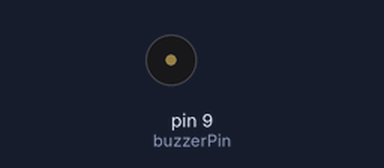
Simulated run of this sketch. Board: Arduino Uno, built with avr-gcc and run on an emulated ATmega328P. Parts: buzzer (waves = sounding).

Above: at 3.2 s.
Timing chart, 0 to 4.0 s (numbered marks = the images above):
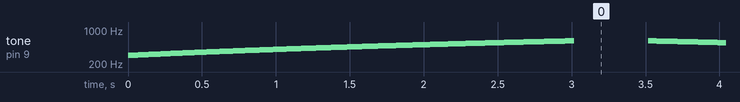

The sketch:

PeacefulSoundCode.ino
```cpp
int buzzerPin = 9;  // Pin connected to the active buzzer

void setup() {
  // Nothing to set up
}

void loop() {
  // Gradual tone change for a peaceful sound effect
  for (int freq = 300; freq <= 600; freq++) {   // Gradually increase frequency from 300Hz to 600Hz
    tone(buzzerPin, freq, 10);  // Play tone for 10ms
    delay(10);                  // Short delay for smooth transition
  }

  delay(500);  // Pause for a moment

  // Gradual decrease in frequency for peaceful descent
  for (int freq = 600; freq >= 300; freq--) {   // Gradually decrease frequency from 600Hz to 300Hz
    tone(buzzerPin, freq, 10);  // Play tone for 10ms
    delay(10);                  // Short delay for smooth transition
  }

  delay(500);  // Pause before repeating
}
```

Measured:
- by itself, tone on pin 9 (buzzerPin): plays 300 Hz for 0.01 s, 301 Hz for 0.01 s, 302 Hz for 0.01 s, 303 Hz for 0.01 s, 304 Hz for 0.01 s, 305 Hz for 0.01 s … (3995 notes in this stretch)
